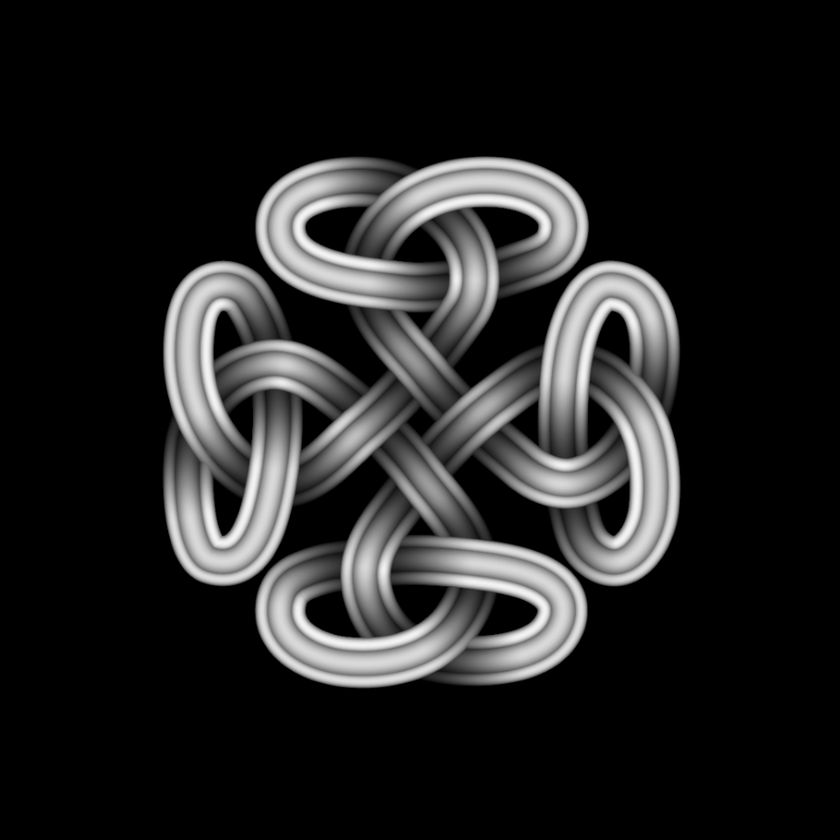
#> input picture inputs/example_celtic.png, 840 x 840 px, shrunk from 1040 x 1040 before the run
$ python normal_map_generator.py inputs/example_celtic.png out.png   (older library calls are emulated)
#> lines starting #> are read from the running program, lines starting #| are printed output that depends on the picture
#> in main, im is the input picture: shape (840, 840, 4); mean R, G, B, A 35.8, 35.8, 35.8, 255
#!/usr/bin/python

import numpy as np
import scipy.ndimage
import scipy.misc
from scipy import ndimage
import argparse


def smooth_gaussian(im, sigma):

    if sigma == 0:
        return im

    im_smooth = im.astype(float)
    kernel_x = np.arange(-3*sigma,3*sigma+1).astype(float)
    kernel_x = np.exp((-(kernel_x**2))/(2*(sigma**2)))

    im_smooth = scipy.ndimage.convolve(im_smooth, kernel_x[np.newaxis])

    im_smooth = scipy.ndimage.convolve(im_smooth, kernel_x[np.newaxis].T)

    return im_smooth


def gradient(im_smooth):

    gradient_x = im_smooth.astype(float)
    gradient_y = im_smooth.astype(float)

    kernel = np.arange(-1,2).astype(float)
    kernel = - kernel / 2

    gradient_x = scipy.ndimage.convolve(gradient_x, kernel[np.newaxis])
    gradient_y = scipy.ndimage.convolve(gradient_y, kernel[np.newaxis].T)

    return gradient_x,gradient_y


def sobel(im_smooth):
    gradient_x = im_smooth.astype(float)
    gradient_y = im_smooth.astype(float)

    kernel = np.array([[-1,0,1],[-2,0,2],[-1,0,1]])

    gradient_x = scipy.ndimage.convolve(gradient_x, kernel)
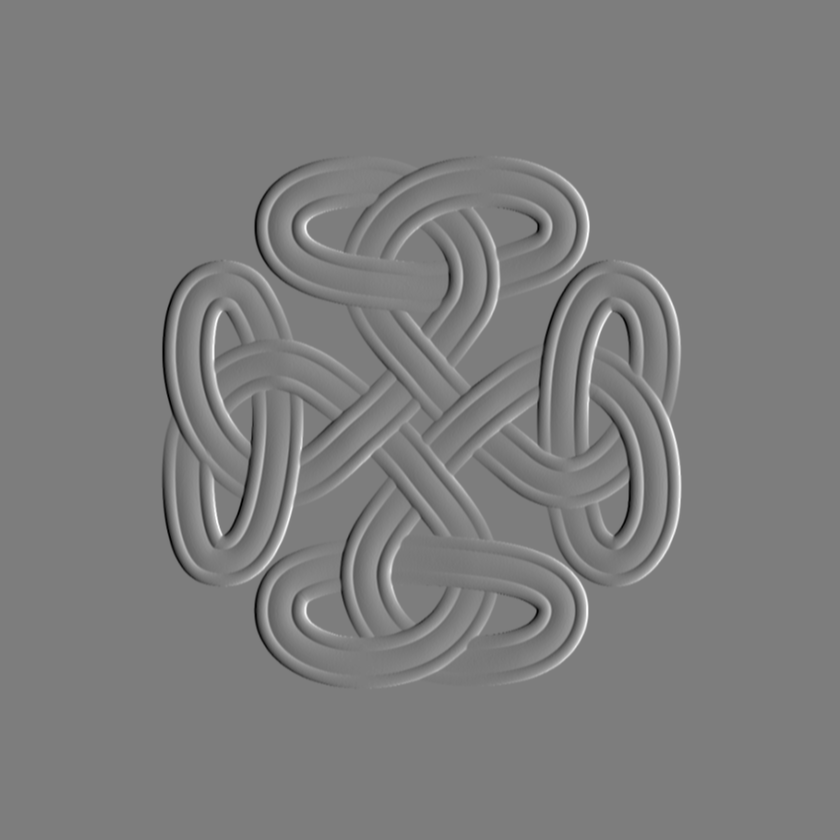
#> gradient_x: shape (840, 840) float64; min -515, max 532, mean 0; drawn with min black and max white
    gradient_y = scipy.ndimage.convolve(gradient_y, kernel.T)
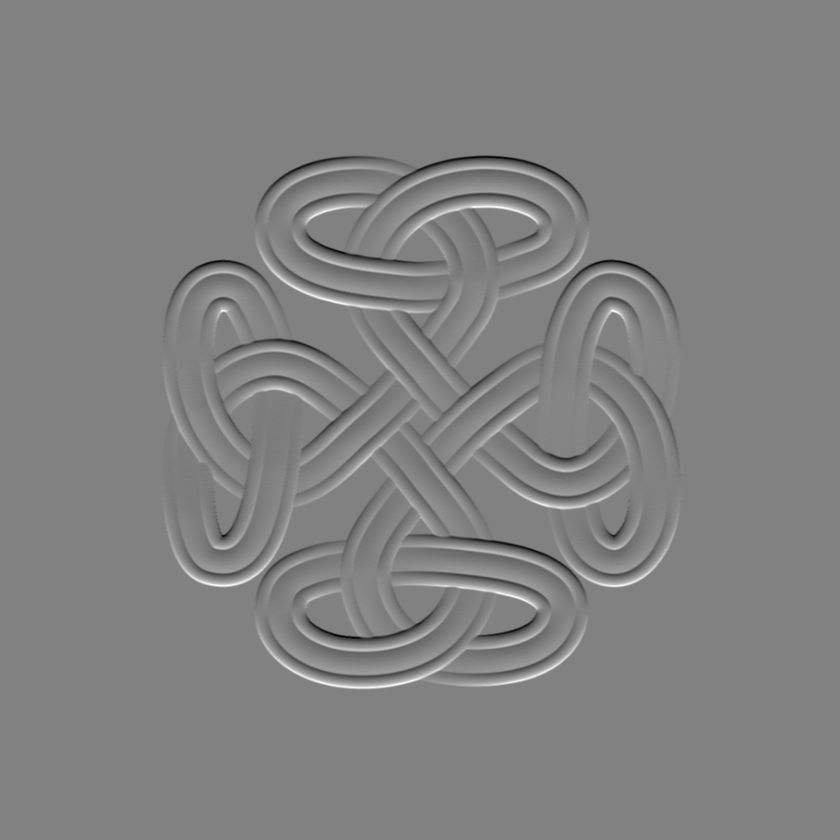
#> gradient_y: shape (840, 840) float64; min -540, max 524, mean 0; drawn with min black and max white

    return gradient_x,gradient_y


def compute_normal_map(gradient_x, gradient_y, intensity=1, nmd=1):

#> called with intensity = 1, nmd = 1
    width = gradient_x.shape[1]
#> width = 840
    height = gradient_x.shape[0]
#> height = 840
    max_x = np.max(gradient_x)
#> max_x = 532
    max_y = np.max(gradient_y)
#> max_y = 524

    max_value = max_x
#> max_value = 532

    if max_y > max_x:
        max_value = max_y

    max_value = max_value/nmd

    gradient_x.clip(max=max_value)
    gradient_y.clip(max=max_value)


    normal_map = np.zeros((height, width, 3), dtype=np.float32)

    intensity = 1 / intensity

    strength = max_value / (max_value * intensity)
#> strength = 1

    normal_map[..., 0] = gradient_x / max_value
    normal_map[..., 1] = gradient_y / max_value
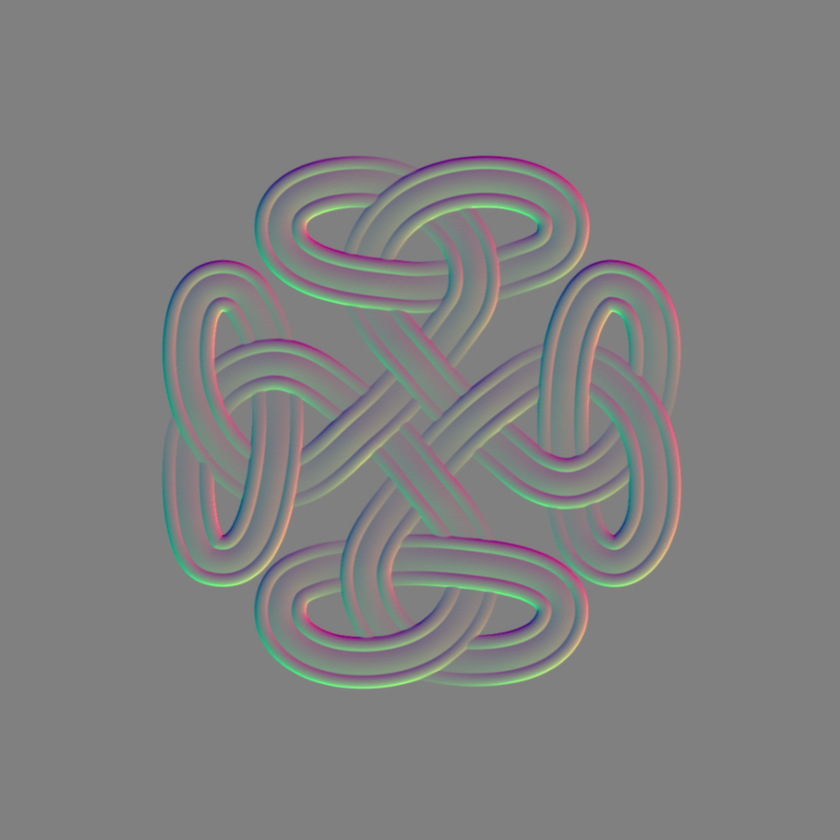
#> normal_map: shape (840, 840, 3) float32; mean of channels 0, 1, 2 -3.82e-11, 1.43e-08, 0; drawn with min black and max white
    normal_map[..., 2] = 1 / strength
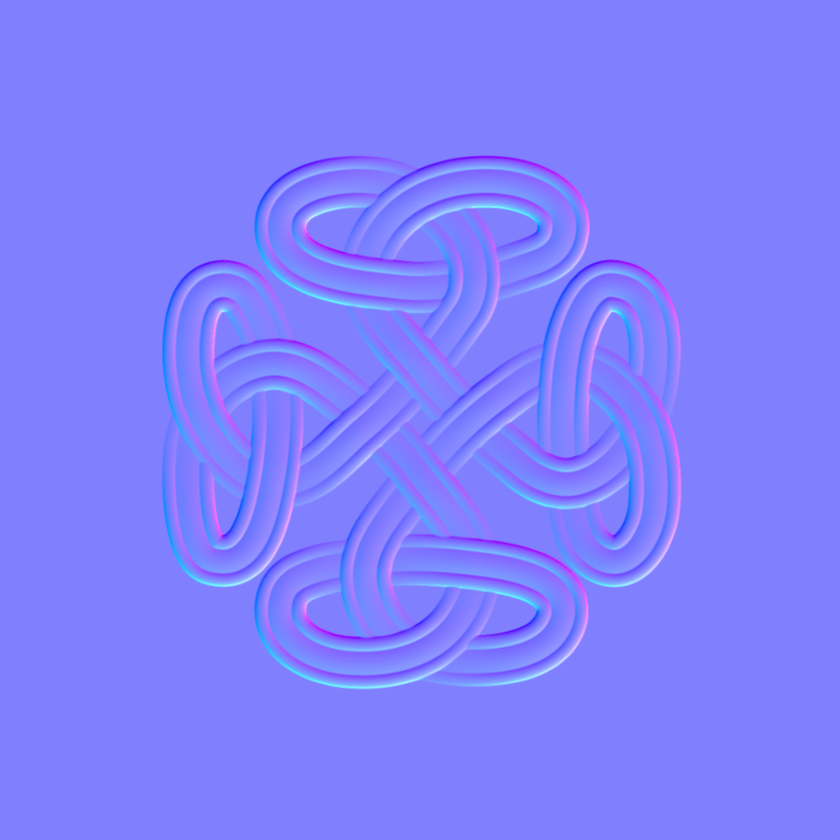
#> normal_map: shape (840, 840, 3) float32; mean of channels 0, 1, 2 -3.82e-11, 1.43e-08, 1; drawn with min black and max white

    norm = np.sqrt(np.power(normal_map[..., 0], 2) + np.power(normal_map[..., 1], 2) + np.power(normal_map[..., 2], 2))
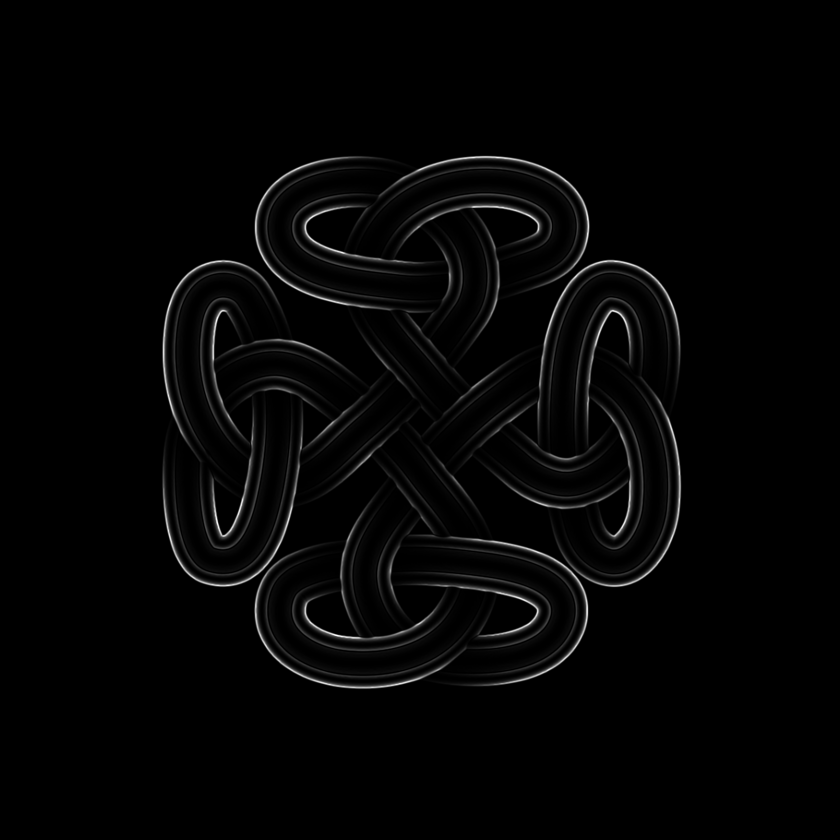
#> norm: shape (840, 840) float32; min 1, max 1.45, mean 1.01; drawn with min black and max white

    normal_map[..., 0] /= norm
    normal_map[..., 1] /= norm
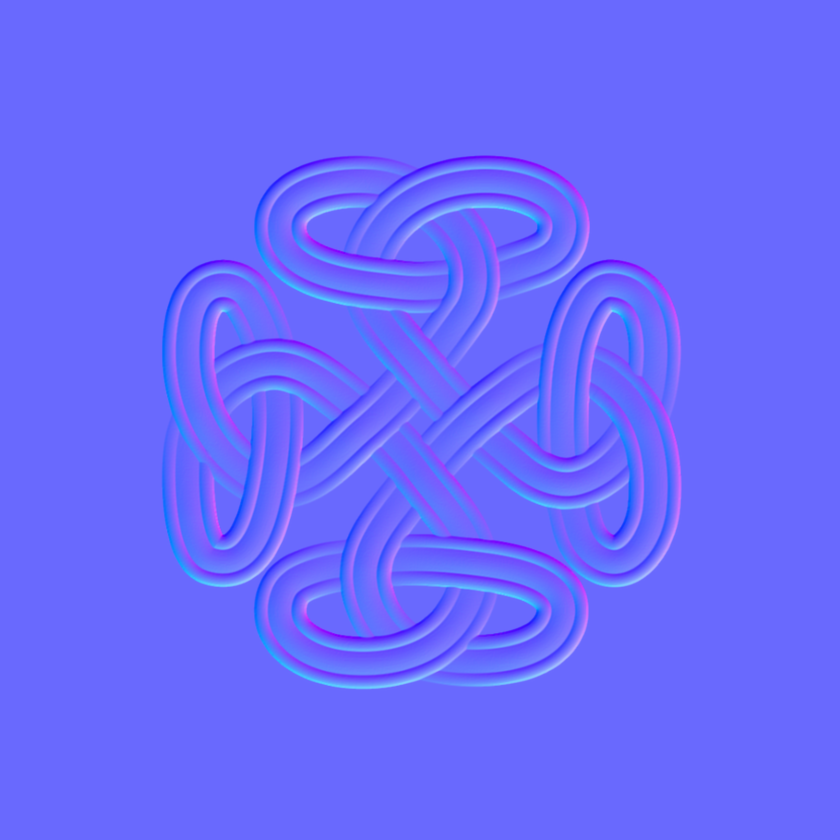
#> normal_map: shape (840, 840, 3) float32; mean of channels 0, 1, 2 -6.76e-06, 3.34e-07, 1; drawn with min black and max white
    normal_map[..., 2] /= norm

    normal_map *= 0.5
    normal_map += 0.5

    return normal_map


def main():

    parser = argparse.ArgumentParser(description='Compute normal map of an image')

    parser.add_argument('input_file', type=str, help='input image path')
    parser.add_argument('output_file', type=str, help='output image path')
    parser.add_argument('-s', '--smooth', default=0., type=float, help='smooth gaussian blur applied on the image')
    parser.add_argument('-it', '--intensity', default=1., type=float, help='intensity of the normal map')

    args = parser.parse_args()

    sigma = args.smooth
    intensity = args.intensity
    input_file = args.input_file
    output_file = args.output_file

    im = ndimage.imread(input_file)

    if im.ndim == 3:
        im_grey = np.zeros((im.shape[0],im.shape[1])).astype(float)
        im_grey = (im[...,0] * 0.3 + im[...,1] * 0.6 + im[...,2] * 0.1)
        im = im_grey

    im_smooth = smooth_gaussian(im, sigma)

    sobel_x, sobel_y = sobel(im_smooth)

    normal_map = compute_normal_map(sobel_x, sobel_y, intensity)

    scipy.misc.imsave(output_file, normal_map)


if __name__ == "__main__":
    main()
